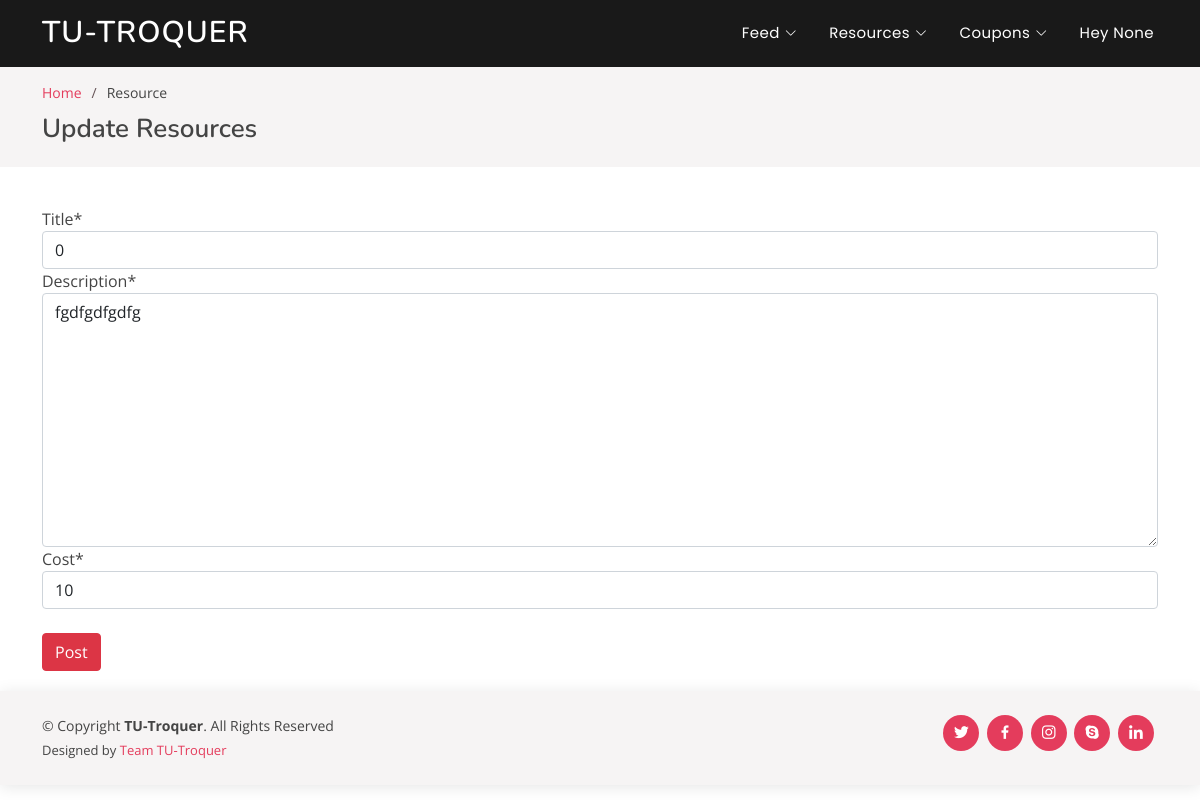
The app's page /update/resource/4/ (signed in) with its own data.
### user/models.py (models this page shows, shortened)
class User(AbstractUser):
	username			= None
	email 				= models.EmailField(verbose_name='Email Address', unique=True)
	name 				= models.CharField(max_length=50)
	contact_no 			= PhoneNumberField(blank=False, null=False, help_text='Add country code before the contact no.')
	coins				= models.IntegerField(default=50)
	ratings				= models.IntegerField(default=0)
	is_student			= models.BooleanField(default=False)
	is_company 			= models.BooleanField(default=False)
	USERNAME_FIELD 		= 'email'
	user_permissions 	= None
	groups 				= None
	REQUIRED_FIELDS 	= []
	objects = CustomUserManager()

### resources/models.py (models this page shows, shortened)
class Resource(models.Model):
    pdf_file                    = models.FileField(default='', upload_to='resources/',
                                validators=[FileExtensionValidator(allowed_extensions=['pdf'])])
    preview                     = models.FileField(default='', upload_to='preview/', validators=[FileExtensionValidator(allowed_extensions=['pdf'])])
    owner                       = models.ForeignKey(User, null = True, limit_choices_to={'is_student': True}, on_delete=models.CASCADE)
    cost                        = models.IntegerField(default=0)
    buyer                       = models.ManyToManyField(User, limit_choices_to={'is_student': True}, related_name='bought_resources')
    liked_by                    = models.ManyToManyField(User, limit_choices_to={'is_student': True}, related_name='liked_resources')
    title                       = models.CharField(default=0, max_length=100)
    description                 = models.TextField(default='')
    subject                     = models.ForeignKey(Subject, on_delete=models.CASCADE)

### resources/views.py (the view)
# urls.py: path('update/resource/<int:pk>/', update_resource, name='update_resource'),
@login_required
def update_resource(request, pk):
    resource = Resource.objects.get(id=pk)
    if(Resource.objects.get(id=pk).owner == request.user):
        if(request.method == 'POST'):
            form = UpdateResourceForm(request.POST, instance = resource)
            if form.is_valid():
                form.save()
                return redirect('my_posted_resources')
        form = UpdateResourceForm(instance = resource)
        context = {
            'form' : form,
        }
    else:
        return redirect('all-resources')
    return render(request, 'resources/resource_update.html', context)

### resources/forms.py
class UpdateResourceForm(forms.ModelForm):
	class Meta:
		model = Resource
		fields = ['title', 'description', 'cost']

### resources/templates/resources/resource_update.html (shortened to what this page needs)
{% extends "home/base.html" %}
{% load static %}
{% load crispy_forms_tags %}
{% block body %}
  <main id="main">
    <section id="breadcrumbs" class="breadcrumbs">
      <div class="container">
        <ol>
          <li><a href="/">Home</a></li>
          <li>Resource</li>
        </ol>
        <h2>Update Resources</h2>
      </div>
    </section>
    <section id="blog" class="blog">
      <div class="container" data-aos="fade-up">
        <div class="row">
          <div class="col-lg-12 mt-5 mt-lg-0">
            <form method="POST" enctype='multipart/form-data'>
                {{ form|crispy }}
                <br>
                <input type="submit" class="btn btn-danger" value="Post">
            </form>
          </div>
  </main>
{% endblock body %}

### home/templates/home/base.html (shortened to what this page needs)
{% load static %}
<!DOCTYPE html>
<html lang="en">
<head>
  <link href="{%static 'home/assets/vendor/bootstrap/css/bootstrap.min.css'%}" rel="stylesheet">
  <link href="{%static 'home/assets/vendor/bootstrap-icons/bootstrap-icons.css'%}" rel="stylesheet">
  <link href="{%static 'home/assets/vendor/boxicons/css/boxicons.min.css'%}" rel="stylesheet">
  <link href="{%static 'home/assets/vendor/glightbox/css/glightbox.min.css'%}" rel="stylesheet">
  <link href="{%static 'home/assets/vendor/remixicon/remixicon.css'%}" rel="stylesheet">
  <link href="{%static 'home/assets/vendor/swiper/swiper-bundle.min.css'%}" rel="stylesheet">
  <link href="{%static 'home/assets/css/style.css'%}" rel="stylesheet">
</head>
<body>
  <header id="header" class="fixed-top header-inner-pages">
    <div class="container d-flex align-items-center justify-content-between">
      <h1 class="logo"><a href="index.html">TU-Troquer</a></h1>
      <nav id="navbar" class="navbar">
        <ul>
          <li class="dropdown"><a href="{% url 'feeds' %}"><span>Feed</span> <i class="bi bi-chevron-down"></i></a>
          </li>
          <li class="dropdown"><a href="{% url 'all-resources' %}"><span>Resources</span> <i class="bi bi-chevron-down"></i></a>
          </li>
          <li class="dropdown"><a href="{% url 'available' %}"><span>Coupons</span> <i class="bi bi-chevron-down"></i></a>
          </li>
          {% if user.is_authenticated %}
          <li class="dropdown" ><a href="#">Hey {{ user.username }}</a>
          </li>
          {% else %}
          <li><a class="nav-link scrollto" href="{% url 'login' %}">Login/Signup</a></li>
          {% endif %}
        </ul>
      </nav>
    </div>
  </header>
{% block body %}{% endblock body %}
  <footer id="footer">
    <div class="container d-md-flex py-4">
      <div class="me-md-auto text-center text-md-start">
        <div class="copyright">
          &copy; Copyright <strong><span>TU-Troquer</span></strong>. All Rights Reserved
        </div>
        <div class="credits">
          Designed by <a href="#">Team TU-Troquer</a>
        </div>
      </div>
      <div class="social-links text-center text-md-right pt-3 pt-md-0">
        <a href="#" class="twitter"><i class="bx bxl-twitter"></i></a>
        <a href="#" class="facebook"><i class="bx bxl-facebook"></i></a>
        <a href="#" class="instagram"><i class="bx bxl-instagram"></i></a>
        <a href="#" class="google-plus"><i class="bx bxl-skype"></i></a>
        <a href="#" class="linkedin"><i class="bx bxl-linkedin"></i></a>
      </div>
    </div>
  </footer>
</body>
</html>

### home/static/home/assets/css/style.css (style rules this page uses)
body { font-family: "Open Sans", sans-serif; color: #444444; }
a { color: #e43c5c; text-decoration: none; }
h1, h2, h3, h4, h5, h6 { font-family: "Nunito", sans-serif; }
#header { transition: all 0.5s; z-index: 997; padding: 20px 0; }
#header .logo { font-size: 30px; margin: 0; padding: 0; line-height: 1; font-weight: 600; letter-spacing: 1px; text-transform: uppercase; }
#header .logo a { color: #fff; }
#header.header-scrolled, #header.header-inner-pages { background: rgba(0, 0, 0, 0.9); padding: 12px 0; }
.navbar { padding: 0; }
.navbar ul { margin: 0; padding: 0; display: flex; list-style: none; align-items: center; }
.navbar li { position: relative; }
.navbar > ul > li { white-space: nowrap; padding: 10px 0 10px 24px; }
.navbar a { display: flex; align-items: center; justify-content: space-between; font-family: "Poppins", sans-serif; color: #fff; font-size: 15px; padding: 0 4px; white-space: nowrap; transition: 0.3s; letter-spacing: 0.4px; position: relative; }
.navbar a i { font-size: 12px; line-height: 0; margin-left: 5px; }
.navbar > ul > li > a:before { content: ""; position: absolute; width: 100%; height: 2px; bottom: -6px; left: 0; background-color: #e43c5c; visibility: hidden; transform: scaleX(0); transition: all 0.3s ease-in-out 0s; }
section { padding: 60px 0; overflow: hidden; }
.breadcrumbs { padding: 15px 0; background: #f6f4f4; margin-top: 67px; }
.breadcrumbs h2 { font-size: 26px; font-weight: 600; }
.breadcrumbs ol { display: flex; flex-wrap: wrap; list-style: none; padding: 0 0 10px 0; margin: 0; font-size: 14px; }
.breadcrumbs ol li + li { padding-left: 10px; }
.breadcrumbs ol li + li::before { display: inline-block; padding-right: 10px; color: #655356; content: "/"; }
.blog { padding: 40px 0 20px 0; }
#footer { color: #444444; font-size: 14px; background: #f6f4f4; box-shadow: 0px 2px 15px rgba(0, 0, 0, 0.1); }
#footer .credits { padding-top: 5px; font-size: 13px; color: #444444; }
#footer .social-links a { font-size: 18px; display: inline-block; background: #e43c5c; color: #fff; line-height: 1; padding: 8px 0; margin-right: 4px; border-radius: 50%; text-align: center; width: 36px; height: 36px; transition: 0.3s; }

### records on screen
User: username "None"
Resource: title "0", description "fgdfgdfgdfg", cost "10"
